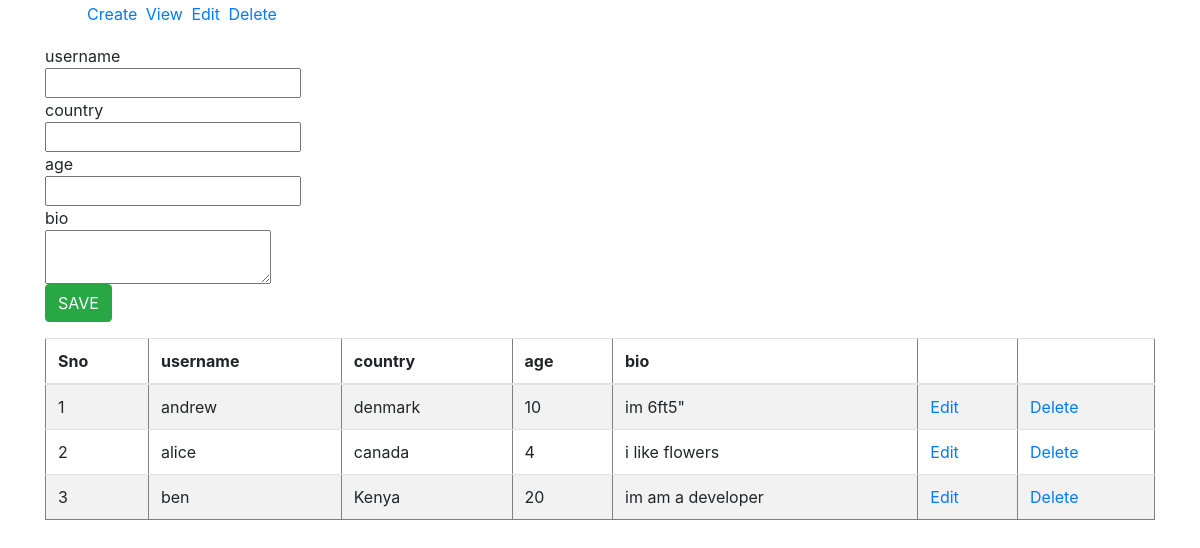
Page /create.php on the committed database.
### tables this page shows
CREATE TABLE `users` (
  `id` int(9) NOT NULL AUTO_INCREMENT,
  `username` varchar(32) NOT NULL,
  `country` varchar(32) DEFAULT NULL,
  `date` timestamp NOT NULL DEFAULT CURRENT_TIMESTAMP,
  `age` int(9) DEFAULT NULL,
  `bio` text,
  PRIMARY KEY (`id`),
  UNIQUE KEY `username` (`username`),
  UNIQUE KEY `username_2` (`username`)
);

### sqlsharp.php (the view, shortened to what this page needs)
<?php
class tablo {
	protected $table;
	protected $data;
	protected $fields;
	protected $fieldnames;
	public $sql;
	private $fieldtypes;
	private $reserved = ["id","date"];
	function __construct($tbl){
		$this->table = $tbl;
	}
	function init($id=null){
		$i = gettype($this->table);
		switch($i){
			case "string" :
			$this->sql = str_word_count($i) > 1 ? $this->table : "select * from `$this->table`";
			$this->query($id);
			break;
		}
		$this->fieldtypes = ["3"=>"number","7"=>"date","252"=>"textarea","253"=>"text",];
	}
	function query($id=null){
		if(is_null($id)){
			$this->data = $this->get($this->sql);
		}else{
			$this->data = $this->get($this->sql." where id = '$id'");
		}
	}
	public function table(){
		$this->init();
		echo "<table border=1 cellspacing=0 cellpadding=2 class='table table-striped'>";
		echo "<thead>";
			echo "<tr>";
				echo "<th>Sno</th>";
			foreach($this->fieldnames as $ff):
				if(!in_array($ff,$this->reserved)){
				echo "<th>$ff</th>";
				}
			endforeach;
			echo "<th></th>";
			echo "<th></th>";
			echo "</tr>";
		echo "</thead>";
		echo "<tbody>";
			$x = 1;
			foreach($this->data as $d=>$dd):
			echo "<tr>";
			echo "<td>$x</td>";
				foreach($dd as $db=>$da){
					if(!in_array($db, $this->reserved)){ echo "<td>$da</td>"; }
				}
			echo "<td><a href='./edit.php?a=".$dd['id']."'>Edit</a></td>";
			echo "<td><a href='./delete.php?a=".$dd['id']."&b=".$this->table."'>Delete</a></td>";
			echo "</tr>";
			$x++;
			endforeach;
		echo "</tbody>";
		echo "</table>";
	}
	public function newform(){
		$this->init();
		echo "<form action='' class='' method='post'>";
		foreach($this->fields as $id=>$f):
		$this->fieldset($f);
		endforeach;
		echo "<input type='submit' name='$this->table' value='SAVE' class='btn btn-success'>";
		echo "</form>";
	}
	function fieldset($d){
		$value = $_SESSION["action"] == "update" ? $this->data[0][$d->name] : NULL;
		if(!in_array($d->name,$this->reserved)){
			echo "<div class=''>";
			$this->label($d->name);
			if($d->type == "252"){
				echo "<textarea type='text' name='$d->name'>$value</textarea>";
			}else{
				echo "<input type='".$this->fieldtypes[$d->type]."' name='$d->name' value='$value'>";
			}
			echo "</div>";
		}
	}
	function label($n){
		echo "<div>$n</div>";
	}
	function get($i){
		global $db;
		$j = $db->query($i);
		$l = [];
		$fields = $j->fetch_fields();
		while($k=$j->fetch_assoc()){
			$l[] = $k;
		}
		$this->fields = $fields;
		$this->fieldnames = array_column((array)$fields, "name");
		return $l;
	}
}

### nav.php (style rules this page uses)
a { text-decoration:none }

### rows in the picture
users: username "andrew", country "denmark", age "10", bio "im 6ft5\""
users: username "alice", country "canada", age "4", bio "i like flowers"
users: username "ben", country "Kenya", age "20", bio "im am a developer"

### other values in the picture
$n "username"
$n "country"
$n "age"
$n "bio"
$ff "username"
$ff "country"
$ff "age"
$ff "bio"
